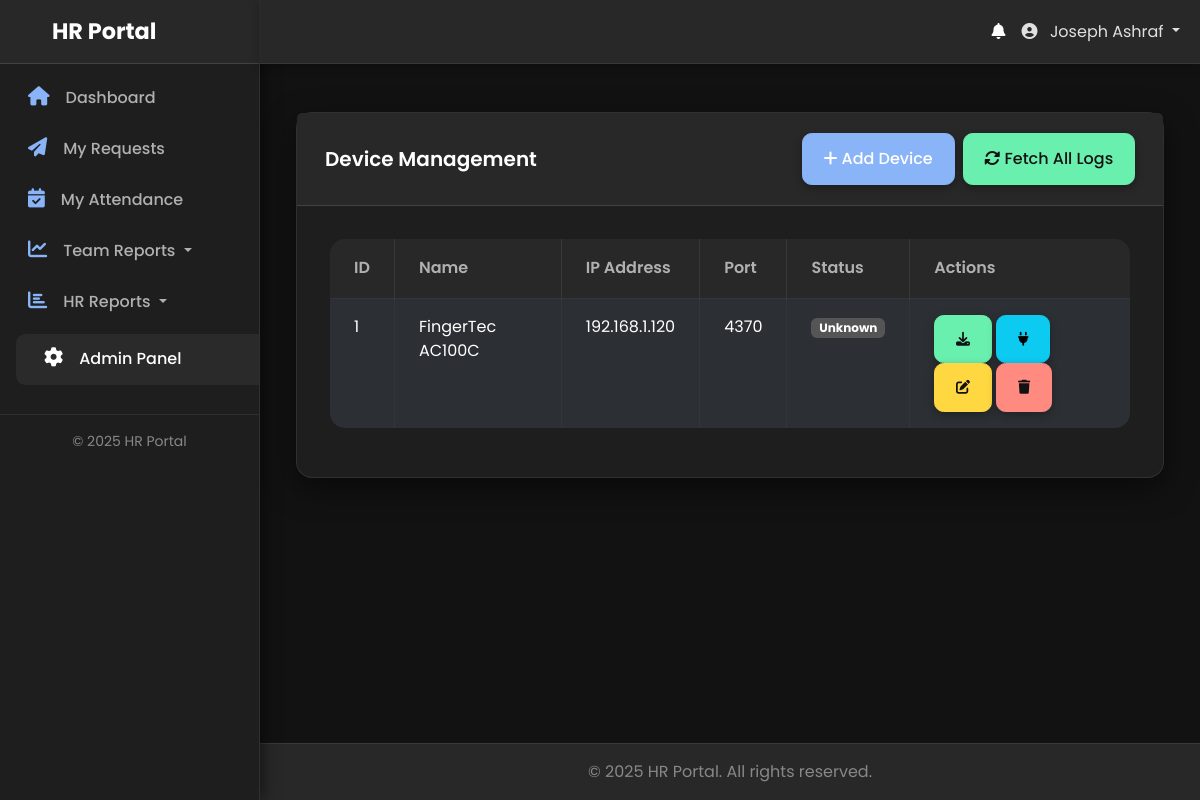
/admin/devices.php (signed in), run on the app's committed database.
### tables this page shows
CREATE TABLE `devices` (
  `id` int(11) NOT NULL,
  `name` varchar(255) NOT NULL,
  `ip_address` varchar(45) NOT NULL,
  `port` int(11) NOT NULL DEFAULT 4370,
  `device_brand` varchar(100) DEFAULT NULL,
  `status` enum('online','offline','unknown') NOT NULL DEFAULT 'unknown',
  `last_seen` datetime DEFAULT NULL,
  `created_at` timestamp NOT NULL DEFAULT current_timestamp(),
  `updated_at` timestamp NOT NULL DEFAULT current_timestamp() ON UPDATE current_timestamp(),
  `serial_number` varchar(255) NOT NULL
);

### admin/devices.php (the view, shortened to what this page needs)
<?php
require_once '../app/bootstrap.php';
$devices = $pdo->query("SELECT * FROM devices ORDER BY name ASC")->fetchAll();
include '../app/templates/header.php';
?>
<div class="container-fluid mt-4">
    <div class="row">
        <div class="col-md-12">
            <div class="card">
                <div class="card-header d-flex justify-content-between align-items-center">
                    <h5 class="mb-0">Device Management</h5>
                    <div class="d-flex gap-2 ms-auto">
                        <button type="button" class="btn btn-primary" data-bs-toggle="modal" data-bs-target="#addDeviceModal">
                            <i class="fas fa-plus"></i> Add Device
                        </button>
                        <button type="button" class="btn btn-success" onclick="fetchAllLogs(this)">
                            <i class="fas fa-sync-alt"></i> Fetch All Logs
                        </button>
                    </div>
                </div>
                <div class="card-body">
                    <div class="table-responsive">
                        <table class="table table-striped table-bordered">
                            <thead class="table-dark">
                                <tr>
                                    <th>ID</th>
                                    <th>Name</th>
                                    <th>IP Address</th>
                                    <th>Port</th>
                                    <th>Status</th>
                                    <th>Actions</th>
                                </tr>
                            </thead>
                            <tbody>
                                <?php if (empty($devices)): ?>
                                    <tr>
                                        <td colspan="6" class="text-center">No devices found.</td>
                                    </tr>
                                <?php else: ?>
                                    <?php foreach ($devices as $device): ?>
                                    <tr>
                                        <td><?php echo htmlspecialchars($device['id']); ?></td>
                                        <td><?php echo htmlspecialchars($device['name']); ?></td>
                                        <td><?php echo htmlspecialchars($device['ip_address']); ?></td>
                                        <td><?php echo htmlspecialchars($device['port']); ?></td>
                                        <td>
                                            <span class="badge bg-secondary" id="status-<?php echo $device['id']; ?>">
                                                Unknown
                                            </span>
                                        </td>
                                        <td>
                                            <button class="btn btn-sm btn-success" onclick="fetchLogs(this, <?php echo $device['id']; ?>)" title="Fetch Logs"><i class="fas fa-download"></i></button>
                                            <button class="btn btn-sm btn-info" onclick="testConnection(<?php echo $device['id']; ?>, '<?php echo htmlspecialchars($device['ip_address']); ?>', <?php echo $device['port']; ?>)" title="Test Connection"><i class="fas fa-plug"></i></button>
                                            <button class="btn btn-sm btn-warning" onclick='prepareEditModal(<?php echo json_encode($device); ?>)' title="Edit"><i class="fas fa-edit"></i></button>
                                            <button class="btn btn-sm btn-danger" onclick="deleteDevice(<?php echo $device['id']; ?>)" title="Delete"><i class="fas fa-trash"></i></button>
                                        </td>
                                    </tr>
                                    <?php endforeach; ?>
                                <?php endif; ?>
                            </tbody>
                        </table>
                    </div>
                </div>
            </div>
        </div>
    </div>
</div>
<?php include '../app/templates/footer.php'; ?>

### css/style.css (style rules this page uses)
* { box-sizing: border-box; }
html, body { height: 100%; margin: 0; padding: 0; overflow-x: hidden; background-color: #121212; color: #e0e0e0; font-family: 'Poppins', sans-serif; background-image: radial-gradient(circle at top left, rgba(138, 180, 248, 0.05) 0%, transparent 30%), radial-gradient(circle at bottom right, rgba(105, 240, 174, 0.05) 0%, transparent 30%); background-size: 100% 100%; background-repeat: no-repeat; }
.card { border: 1px solid rgba(255, 255, 255, 0.08); border-radius: 1rem; background-color: #1e1e1e; box-shadow: 0 10px 30px rgba(0, 0, 0, 0.5); transition: transform 0.2s ease-out, box-shadow 0.2s ease-out; position: relative; z-index: 1; }
.card-header { background-color: #282828; border-bottom: 1px solid rgba(255, 255, 255, 0.12); color: #ffffff; font-weight: 600; padding: 1.25rem 1.75rem; border-top-left-radius: 1rem; border-top-right-radius: 1rem; }
.card-header h2, .card-header h5 { color: #ffffff; font-weight: 600; white-space: normal; word-break: break-word; }
.card-body { padding: 2rem; }
.btn { border-radius: 0.6rem; font-weight: 500; padding: 0.8rem 1.3rem; transition: all 0.3s ease-in-out, box-shadow 0.2s ease-out; box-shadow: 0 3px 8px rgba(0, 0, 0, 0.3); cursor: pointer; }
.btn-primary { background-color: #8ab4f8; border-color: #8ab4f8; color: #ffffff; }
.btn-success { background-color: #69f0ae; border-color: #69f0ae; color: #121212; }
.btn-warning { background-color: #ffd740; border-color: #ffd740; color: #121212; }
.btn-danger { background-color: #ff8a80; border-color: #ff8a80; color: #121212; }
.table { border-radius: 1rem; overflow: hidden; background-color: #1e1e1e; color: #e0e0e0; border: 1px solid rgba(255, 255, 255, 0.08); }
.table thead th { background-color: #282828; color: #b0b0b0; border-bottom: 1px solid rgba(255, 255, 255, 0.12); padding: 1.1rem 1.5rem; font-weight: 600; }
.table tbody td { border-color: rgba(255, 255, 255, 0.06); padding: 1rem 1.5rem; }
.table-striped tbody tr:nth-of-type(odd) { background-color: #222222; }
.badge.bg-secondary { background-color: #555555 !important; }
.table.table-bordered { border-color: rgba(255, 255, 255, 0.08); }
.table.table-bordered th, .table.table-bordered td { border-color: rgba(255, 255, 255, 0.08); }

### data on the page
devices: id "1", name "FingerTec AC100C", ip_address "192.168.1.120", port "4370"

### other printed values
SITE_NAME "HR Portal"
$_SESSION['full_name'] "Joseph Ashraf"
